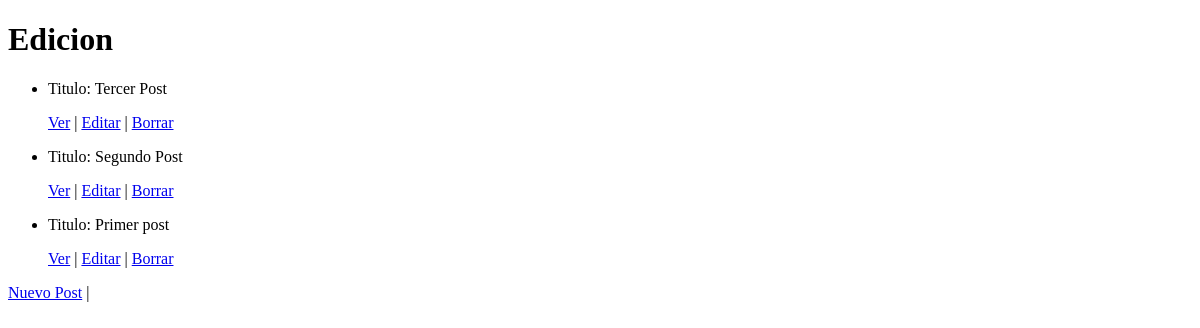
/post/list (signed in), run on an earlier commit of the app's database.
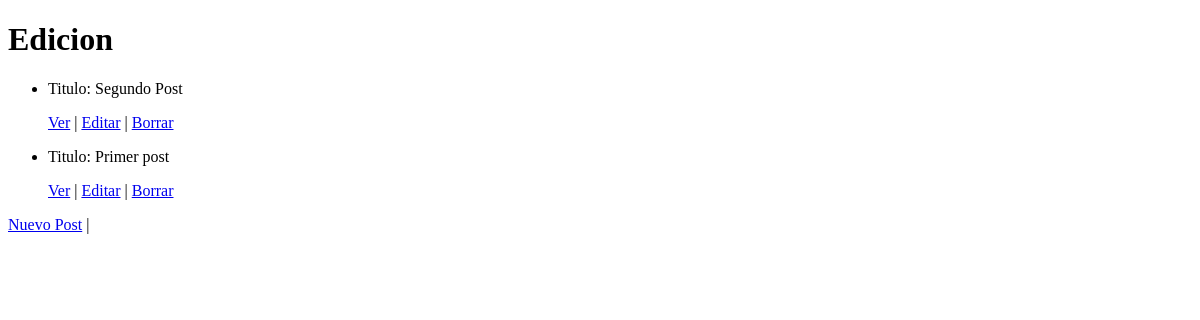
And on a later commit of the database.
### blog/models.py (models this page shows, shortened)
class Post(models.Model):
    ESTADO = (
    (0,'Borrador'),
    (1,'Publicado'),
    )
    title = models.CharField(verbose_name='Titulo', max_length=300, unique=True)
    author = models.ForeignKey(User, verbose_name='Autor', on_delete=models.CASCADE, related_name='blog_posts')
    content = models.TextField(verbose_name='Contenido')
    published = models.DateTimeField(verbose_name="Fecha de publicación", default=now)
    slug = models.SlugField(verbose_name='Link' ,max_length=300, unique=True)
    status = models.IntegerField(verbose_name='Estado', choices=ESTADO, default=0)
    created_at = models.DateTimeField(auto_now_add=True)
    updated_at = models.DateTimeField(auto_now=True)
    class Meta:
        ordering = ['-created_at']
    class Avatar(models.Model):
        user = models.ForeignKey(User, on_delete=models.CASCADE)
        imagen = models.ImageField(upload_to='avatares', null=True, blank = True)

### blog/views.py (the view)
# urls.py: path('post/list', views.PostLista.as_view(), name='List'),
class PostLista(LoginRequiredMixin, ListView):
      model = Post
      template_name = 'post_list.html'

### blog/templates/post_list.html (shortened to what this page needs)
<!DOCTYPE html>
<html lang="en">
<head>
</head>
<body>
    <h1>Edicion</h1>
    <ul>
        {% for post in object_list %}
            <li>
                <p>Titulo: {{ post.title }} </p>
                <p>
                    <a href="{% url 'Detail' post.id %}">Ver</a> |
                    <a href="{% url 'Edit' post.id %}">Editar</a> |
                    <a href="{% url 'Delete' post.id %}">Borrar</a>
                </p>
            </li>
        {% endfor %}
    </ul>
    <a href="{% url 'New'  %}">Nuevo Post</a> |
</body>
</html>

What changed in the data, as far as the page shows it:
removed Post: title "Tercer Post"
